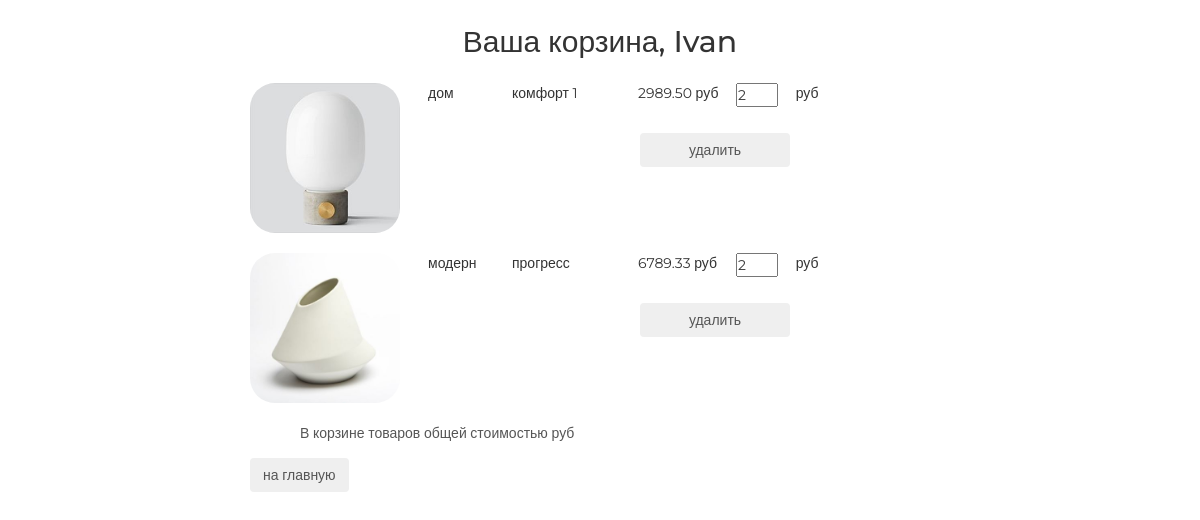
Before: /basket/ (signed in) with the older database file.
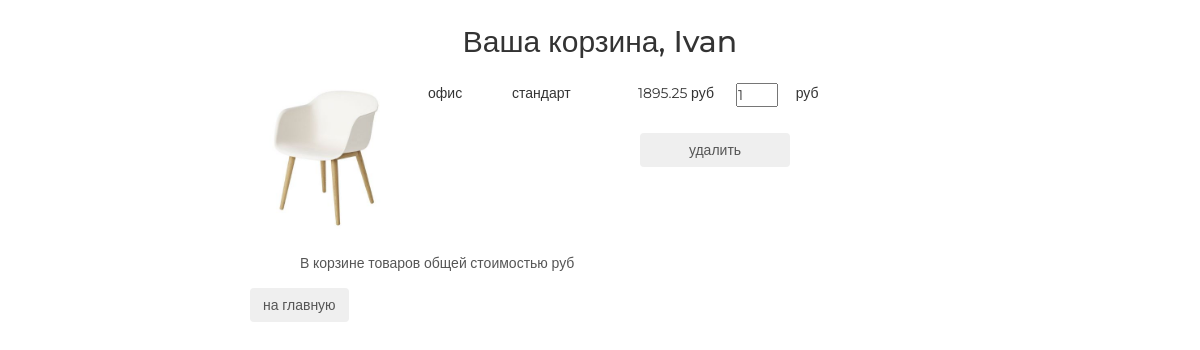
After: the same page with the newer database file.
### basketapp/models.py (models this page shows, shortened)
class Basket(models.Model):
    objects = BasketQuerySet.as_manager()
    id = models.AutoField(primary_key=True)
    user = models.ForeignKey(settings.AUTH_USER_MODEL, on_delete=models.CASCADE)
    product = models.ForeignKey(Product, on_delete=models.CASCADE)
    quantity = models.PositiveIntegerField(verbose_name='количество', default=0)
    add_datetime = models.DateTimeField(verbose_name='время добавления', auto_now_add=True)
    def get_product_cost(self):
        "return cost of all products this type"
        return self.product.price * self.quantity
    product_cost = property(get_product_cost)
    @staticmethod
    def get_items(user):
        return Basket.objects.filter(user=user).order_by('product__category')

### mainapp/models.py (models this page shows, shortened)
class Product(models.Model):
    id = models.AutoField(primary_key=True)
    category = models.ForeignKey(ProductCategory, on_delete=models.CASCADE)
    name = models.CharField(verbose_name='имя продукта', max_length=128)
    image = models.ImageField(upload_to='products_images', blank=True)
    short_desc = models.CharField(verbose_name='краткое описание продукта', max_length=60, blank=True)
    description = models.TextField(verbose_name='описание продукта', blank=True)
    price = models.DecimalField(verbose_name='цена продукта', max_digits=8, decimal_places=2, default=0)
    quantity = models.PositiveIntegerField(verbose_name='количество на складе', default=0)
    is_active = models.BooleanField(verbose_name='категория активна', default=True)

class ProductCategory(models.Model):
    id = models.AutoField(primary_key=True)
    name = models.CharField(verbose_name='название категории', max_length=64, unique=True)
    description = models.TextField(verbose_name='описание категории', blank=True)
    is_active = models.BooleanField(verbose_name='категория активна', default=True)

### basketapp/views.py (the view)
# urls.py: re_path(r'^basket/', include('basketapp.urls', namespace='basket')),
@login_required
def basket(request):
    title = 'корзина'
    basket_items = Basket.get_items(user=request.user)
    content = {
        'title': title,
        'basket_items': basket_items,
    }
    return render(request, 'basketapp/basket.html', content)

### adminapp/templatetags/my_tags.py (called while the page is built)
def media_folder_products(string):
    if not string:
        string = 'products_images/default.jpg'
    return f'{settings.MEDIA_URL}{string}'

### mainapp/context_processors.py (called while the page is built)
def basket(request):
    basket_list = []
    if request.user.is_authenticated:
        basket_list = Basket.get_items(user=request.user)
    return {
        'basket': basket_list
    }

### basketapp/templates/basketapp/basket.html
{% extends 'basketapp/base.html' %}
{% load static %}
{% block content %}
    <div class="basket_list">
        {% include 'basketapp/includes/inc_basket_list.html' %}
    </div>
    <button class="btn btn-round">
        <a href="{% url 'main' %}">
            на главную
        </a>
    </button>
{% endblock %}

### basketapp/templates/basketapp/includes/inc_basket_list.html
{% load my_tags %}
{% for item in basket_items %}
    <div class="basket_record">
        <img src="{{ item.product.image|media_folder_products }}" alt="{{ item.product.short_desc }}">
        <span class="category_name">{{ item.product.category.name }}</span>
        <span class="product_name">{{ item.product.name }}</span>
        <span class="product_price">{{ item.product.price }}&nbspруб</span>
        <input type="number" name="{{ item.pk }}" min="0" value="{{ item.quantity }}">
        <span class="product_cost">{{ item.cost }}&nbspруб</span>
        <button class="btn btn-round">
            <a href="{% url 'basket:remove' item.pk %}" class="">
                удалить
            </a>
        </button>
    </div>
{% endfor %}
{% if basket_items %}
    <div class="basket_summary">
        В корзине {{ basket_items.0.total_quantity }} товаров общей стоимостью
        {{ basket_items.0.total_cost }} руб
    </div>
{% endif %}

Changed rows visible on the page:
removed Basket: product.image|media_folder_products (picture), product.category.name "дом", product.name "комфорт 1", product.price "2989.50", quantity "2"
removed Basket: product.image|media_folder_products (picture), product.category.name "модерн", product.name "прогресс", product.price "6789.33", pk "2"
added Basket: product.image|media_folder_products (picture), product.category.name "офис", product.name "стандарт", product.price "1895.25", quantity "1"
